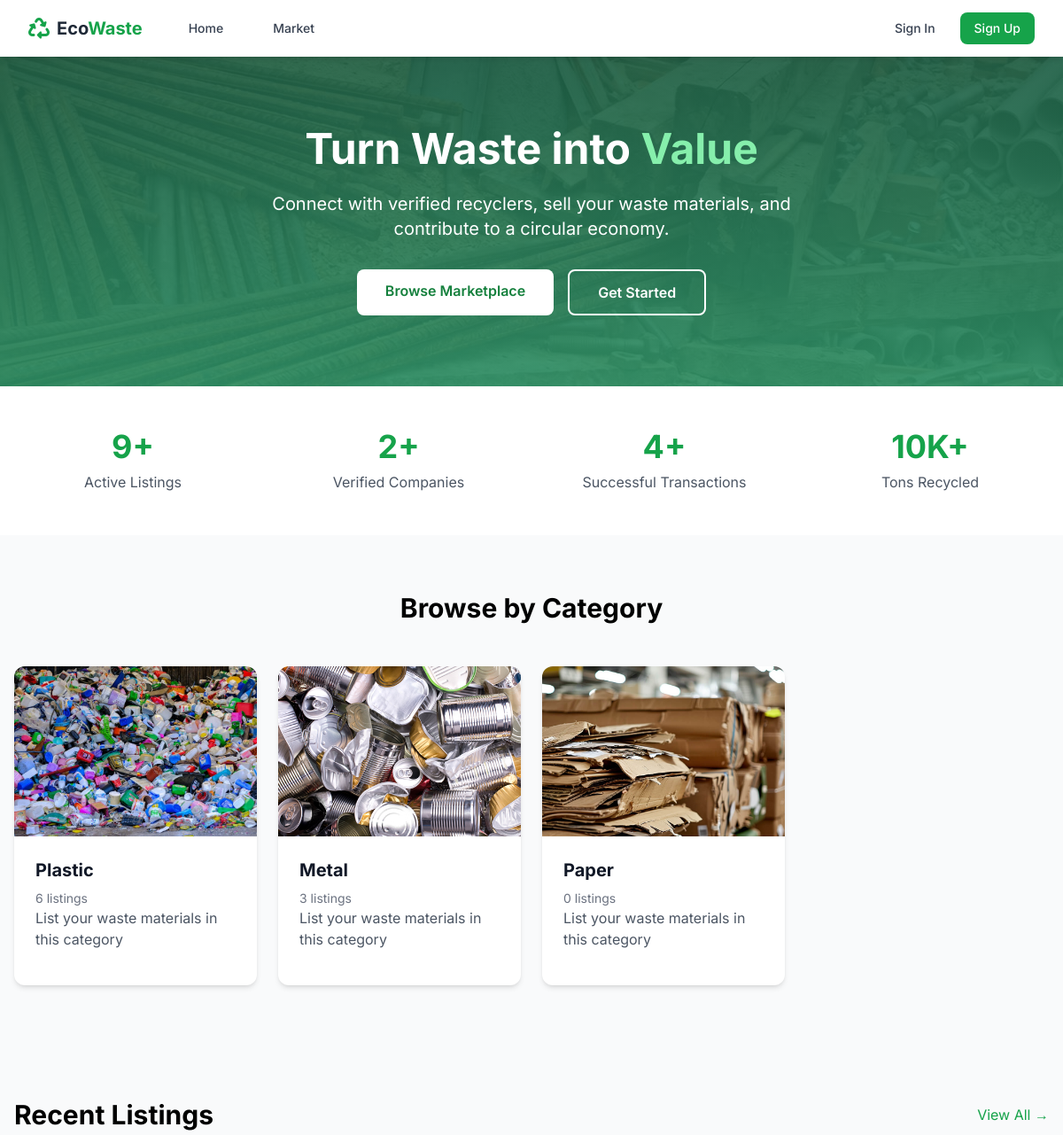
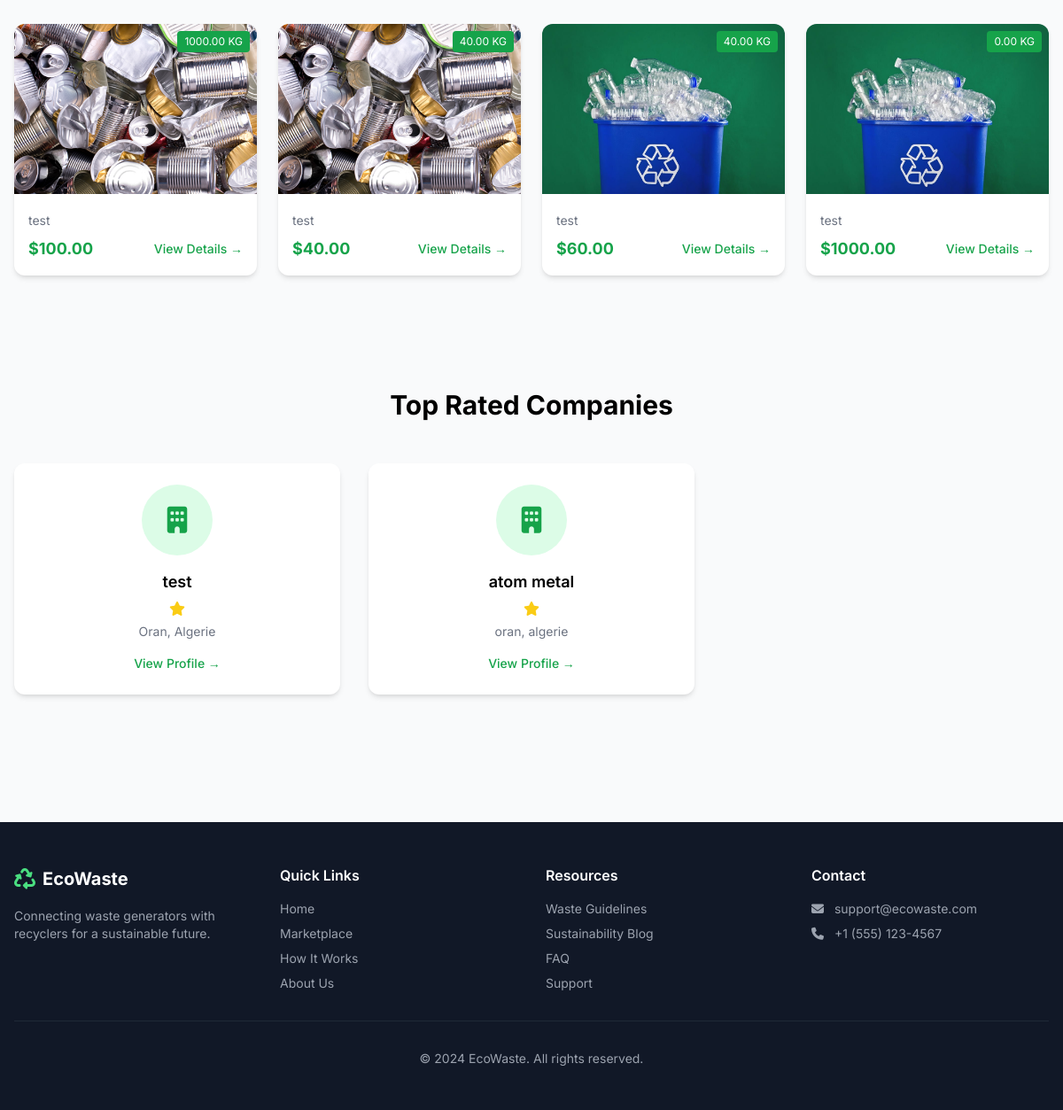
Before: / with the older database file (2 pictures, top to bottom).
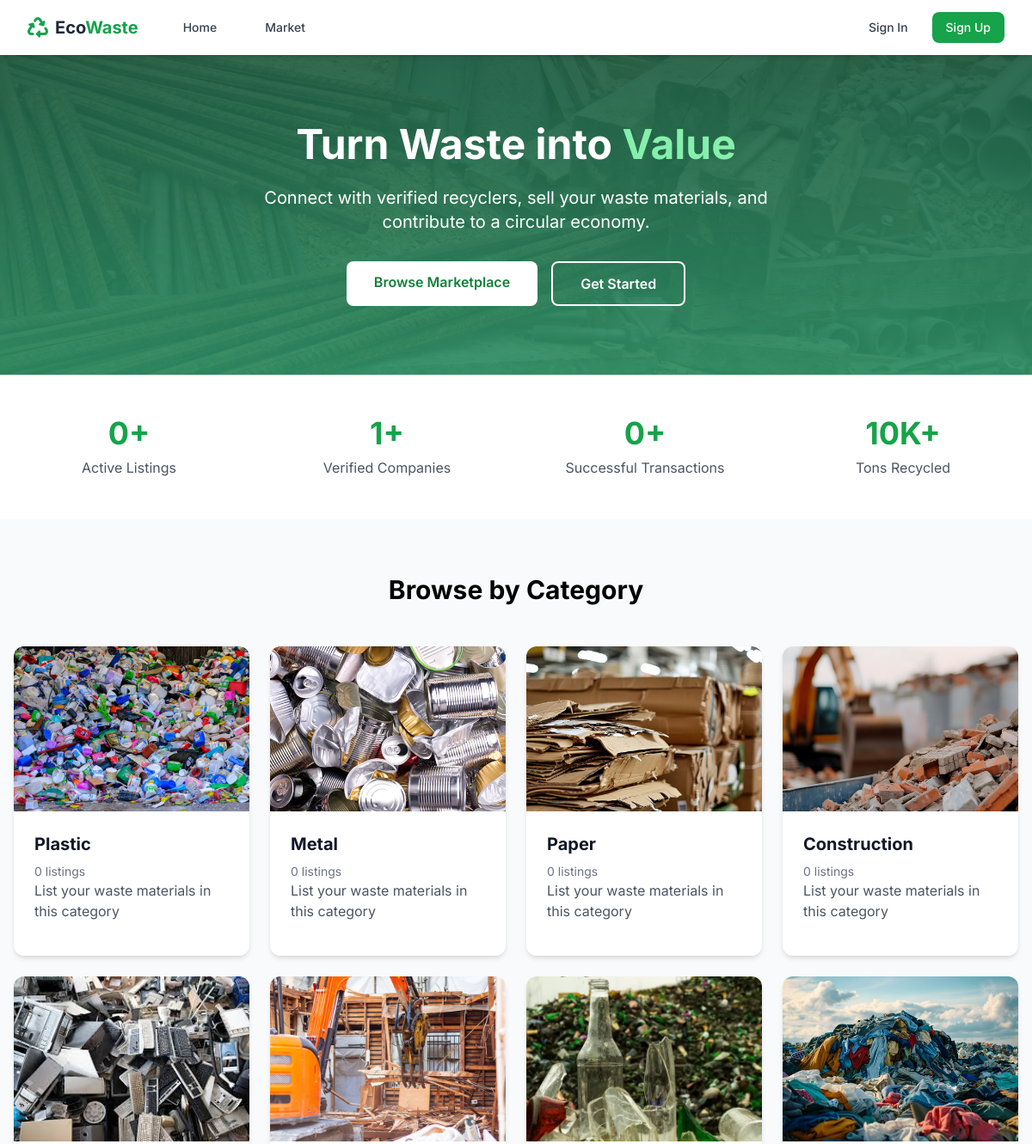
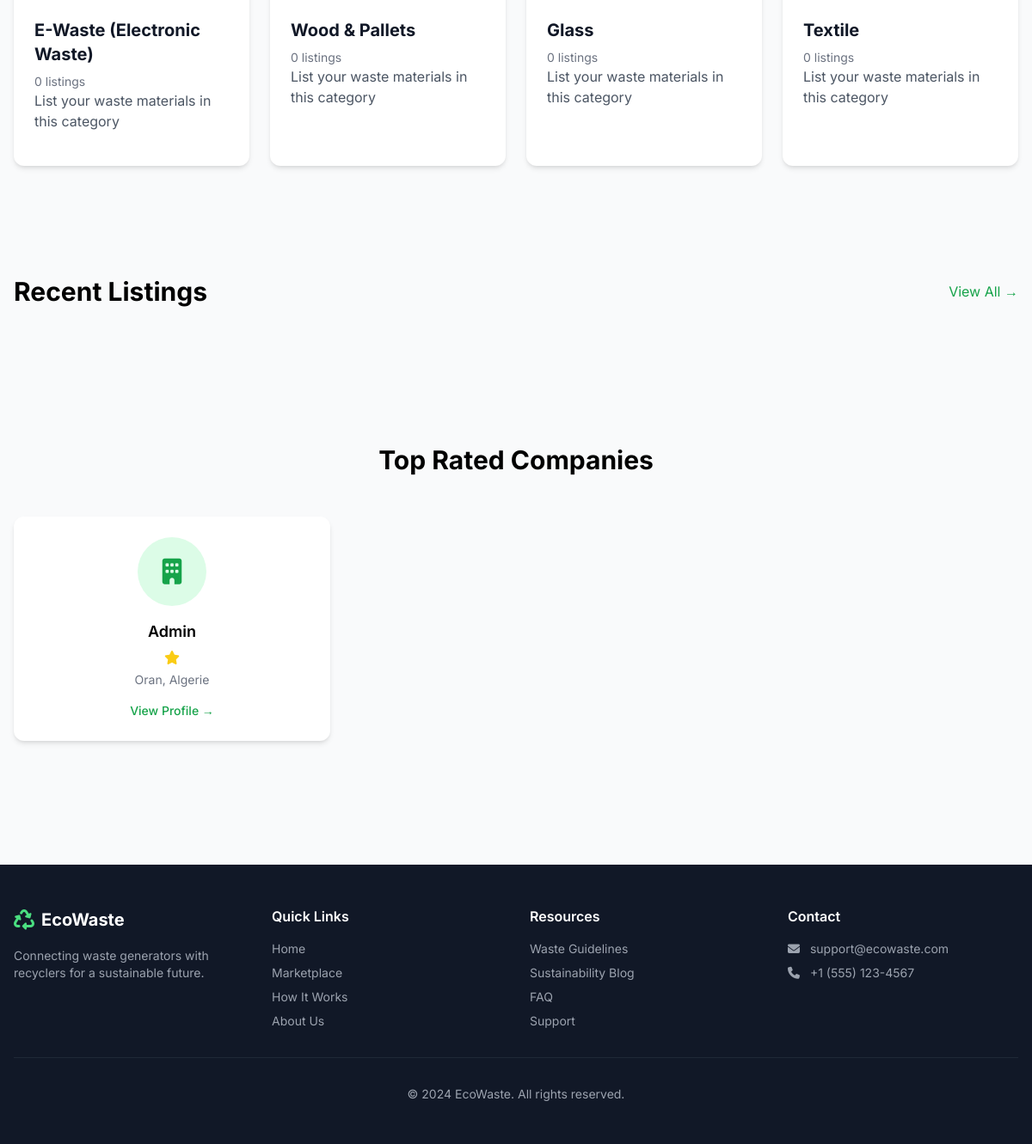
After: the same page with the newer database file (2 pictures, top to bottom).
### app/listings/models.py (models this page shows, shortened)
class Category(db.Model):
    id=db.Column(db.Integer(),primary_key=True)
    name=db.Column(db.String(length=30),nullable=False)
    Description=db.Column(db.String(length=300),nullable=False)
    default_image_url = db.Column(db.String(255))
    items=db.relationship("Item", back_populates="owned_category",lazy=True)
    qualities = db.relationship('Quality_attributes', back_populates='owned_quality',lazy=True)

class Item(db.Model):
    id=db.Column(db.Integer(),primary_key=True)
    company_id= db.Column(db.Integer(),db.ForeignKey('company.id'))
    category_id= db.Column(db.Integer(),db.ForeignKey('category.id'))
    user_id=db.Column(db.Integer(),db.ForeignKey('user.id'))
    name=db.Column(db.String(length=30),nullable=False)
    description=db.Column(db.String(length=1024))
    unit= db.Column(db.String(length=30),nullable=False)
    quantity= db.Column(db.Numeric(10,2),nullable=False)
    price_negotiable = db.Column(db.Boolean, default=True)
    minimum_order = db.Column(db.Numeric(10, 2), default=0)
    views=db.Column(db.Integer(),default=0)
    pickup_address=db.Column(db.String(length=30))
    pickup_city=db.Column(db.String(length=30))
    pickup_country=db.Column(db.String(length=30))
    sell_type=db.Column(db.String(length=30))
    price=db.Column(db.Numeric(10,2),nullable=False)
    status=db.Column(db.String(length=30),default="pending") #active/closed/sold/published/pending
    expires_at= db.Column(db.DateTime())
    created_at = db.Column(db.DateTime(timezone=True), server_default=db.func.now())
    images=db.relationship('Image',backref='owned_item',lazy=True)
    offers=db.relationship('Offer',backref='owned_item',lazy=True)
    owned_user = db.relationship("User", back_populates="items")
    owned_company = db.relationship("Company", back_populates="items")
    owned_category=db.relationship("Category",back_populates="items")
    offers = db.relationship('Offer', back_populates='item',lazy=True)
    transactions = db.relationship('Transaction', back_populates='listing',lazy=True)
    images = db.relationship('Image', back_populates='owned_image',lazy=True)
    qualities = db.relationship('Item_quality_values', back_populates='owned_item',lazy=True)
    reviews = db.relationship('Review', back_populates='item')

class Image(db.Model):
    id=db.Column(db.Integer(),primary_key=True)
    item_id= db.Column(db.Integer(),db.ForeignKey('item.id'))
    default=db.Column(db.Boolean(),default=False)
    uri=db.Column(db.String(length=30))
    created_at = db.Column(db.DateTime(timezone=True), server_default=db.func.now())
    owned_image = db.relationship('Item', back_populates='images',lazy=True)

### app/auth/models.py (models this page shows, shortened)
class Company(db.Model):
    id = db.Column(db.Integer(),primary_key=True)
    name = db.Column(db.String(length=30),nullable=False,unique=True)
    email = db.Column(db.String(200))
    phone = db.Column(db.String(50))
    website = db.Column(db.String(200))
    logo = db.Column(db.String(200))
    rating_avg= db.Column(db.Integer(),default=0)
    total_reviews=db.Column(db.Integer(),default=0)
    address = db.Column(db.String(length=30),nullable=False)
    country = db.Column(db.String(length=30),nullable=False)
    city = db.Column(db.String(length=30),nullable=False)
    company_type = db.Column(db.String(length=30),nullable=False) #generator, recycler, trader
    activity = db.Column(db.String(length=30),nullable=False)
    rc = db.Column(db.String(length=30))
    nif = db.Column(db.String(length=30))
    nis = db.Column(db.String(length=30))
    referal = db.Column(db.String(length=30))
    verified=db.Column(db.String(),default="pending")
    created_at = db.Column(db.DateTime(timezone=True), server_default=db.func.now())
    items = db.relationship('Item', back_populates='owned_company',lazy=True)
    users = db.relationship('User', back_populates='owned_company',lazy=True)
    buy_transactions=db.relationship('Transaction', back_populates='buyer_company',foreign_keys="Transaction.buyer_company_id",lazy=True)
    sell_transactions=db.relationship('Transaction', back_populates='seller_company',foreign_keys="Transaction.seller_company_id",lazy=True)
    offers = db.relationship("Offer",foreign_keys="Offer.sender_company_id",back_populates="sender_company",lazy=True)
    reviews = db.relationship('Review', back_populates='company')

### app/routes.py (the view)
@app.route("/")
def home():
    recent_listings=Item.query.order_by(desc(Item.created_at)).limit(4).all()
    categories=Category.query.all()
    featured_companies=Company.query.order_by(desc(Company.rating_avg)).limit(5).all()
    total_listings=Item.query.count()
    total_companies=Company.query.count()
    total_transactions=Transaction.query.count()
    return render_template('home.html',recent_listings=recent_listings,categories=categories,featured_companies=featured_companies,total_companies=total_companies,total_listings=total_listings,total_transactions=total_transactions)

### app/templates/home.html (shortened to what this page needs)
{% extends "base.html" %}
{% block content %}
<section class="gradient-bg text-white py-20">
    <div class="max-w-7xl mx-auto px-4 text-center">
        <h1 class="text-5xl font-bold mb-6">Turn Waste into <span class="text-green-300">Value</span></h1>
        <p class="text-xl mb-8 max-w-2xl mx-auto">Connect with verified recyclers, sell your waste materials, and contribute to a circular economy.</p>
        <div class="flex justify-center space-x-4">
            <a href="{{ url_for('listings.market_category') }}" class="bg-white text-green-700 px-8 py-3 rounded-lg font-semibold hover:bg-gray-100 transition">
                Browse Marketplace
            </a>
            {% if not current_user.is_authenticated %}
            <a href="{{ url_for('auth.signup') }}" class="border-2 border-white text-white px-8 py-3 rounded-lg font-semibold hover:bg-white hover:text-green-700 transition">
                Get Started
            </a>
            {% endif %}
        </div>
    </div>
</section>
<section class="py-12 bg-white">
    <div class="max-w-7xl mx-auto px-4">
        <div class="grid grid-cols-1 md:grid-cols-4 gap-8">
            <div class="text-center">
                <div class="text-4xl font-bold text-green-600">{{ total_listings }}+</div>
                <div class="text-gray-600 mt-2">Active Listings</div>
            </div>
            <div class="text-center">
                <div class="text-4xl font-bold text-green-600">{{ total_companies }}+</div>
                <div class="text-gray-600 mt-2">Verified Companies</div>
            </div>
            <div class="text-center">
                <div class="text-4xl font-bold text-green-600">{{ total_transactions }}+</div>
                <div class="text-gray-600 mt-2">Successful Transactions</div>
            </div>
            <div class="text-center">
                <div class="text-4xl font-bold text-green-600">10K+</div>
                <div class="text-gray-600 mt-2">Tons Recycled</div>
            </div>
        </div>
    </div>
</section>
<section class="py-16 bg-gray-50">
    <div class="max-w-7xl mx-auto px-4">
        <h2 class="text-3xl font-bold text-center mb-12">Browse by Category</h2>
        <div class="grid grid-cols-2 md:grid-cols-4 gap-6">
            {% for category in categories %}
            <a href="{{ url_for('listings.market', category_id=category.id) }}"
           class="group bg-white rounded-xl shadow-md hover:shadow-xl transition-all duration-300 overflow-hidden">
            <div class="relative h-48 bg-gradient-to-br from-green-50 to-gray-100">
                {% if category.default_image_url %}
                <img src="{{url_for('static',filename=category.default_image_url)}}" class="w-full h-full object-cover">
                {% else %}
                <div class="w-full h-full flex items-center justify-center">
                    <i class="fas {{ category.icon or 'fa-trash-alt' }} text-6xl text-green-500 group-hover:scale-110 transition-transform"></i>
                </div>
                {% endif %}
                <div class="absolute inset-0 bg-black bg-opacity-0 group-hover:bg-opacity-10 transition-all"></div>
            </div>
            <div class="p-6">
                <h3 class="text-xl font-bold text-gray-900 mb-2">{{ category.name }}</h3>
                <p class="text-sm text-gray-500 mt-1">{{ category.items|length }} listings</p>
                <p class="text-gray-600 mb-4">{{ category.description or 'List your waste materials in this category' }}</p>
            </div>
        </a>
            {% endfor %}
        </div>
    </div>
</section>
<section class="py-16">
    <div class="max-w-7xl mx-auto px-4">
        <div class="flex justify-between items-center mb-8">
            <h2 class="text-3xl font-bold">Recent Listings</h2>
            <a href="{{ url_for('listings.market_category') }}" class="text-green-600 hover:text-green-700">View All →</a>
        </div>
        <div class="grid grid-cols-1 md:grid-cols-3 lg:grid-cols-4 gap-6">
            {% for listing in recent_listings %}
            <div class="bg-white rounded-xl shadow-md overflow-hidden hover:shadow-lg transition">
                <div class="h-48 bg-gray-200 relative">
                    {% if listing.images[0] %}
                    <img src="{{ url_for('static',filename=listing.images[0].uri ) }}" class="w-full h-full object-cover">
                    {% else %}
                    <div class="w-full h-full bg-gradient-to-br from-gray-300 to-gray-400 flex items-center justify-center">
                        <i class="fas fa-recycle text-5xl text-gray-500"></i>
                    </div>
                    {% endif %}
                    <span class="absolute top-2 right-2 bg-green-600 text-white text-xs px-2 py-1 rounded">
                        {{ listing.quantity }} {{ listing.unit }}
                    </span>
                </div>
                <div class="p-4">
                    <p class="text-sm text-gray-500 mb-2">{{ listing.owned_company.name }}</p>
                    <div class="flex justify-between items-center">
                        {% if listing.price %}
                        <span class="text-lg font-bold text-green-600">${{ "%.2f"|format(listing.price) }}</span>
                        {% else %}
                        <span class="text-sm text-gray-500">Make Offer</span>
                        {% endif %}
                        <a href="{{ url_for('listings.detail', listing_id=listing.id) }}" class="text-green-600 hover:text-green-700 text-sm font-medium">
                            View Details →
                        </a>
                    </div>
                </div>
            </div>
            {% endfor %}
        </div>
    </div>
</section>
<section class="py-16 bg-gray-50">
    <div class="max-w-7xl mx-auto px-4">
        <h2 class="text-3xl font-bold text-center mb-12">Top Rated Companies</h2>
        <div class="grid grid-cols-1 md:grid-cols-3 gap-8">
            {% for company in featured_companies %}
            <div class="bg-white rounded-xl shadow-md p-6 text-center">
                {% if company.logo_url %}
                <img src="{{ company.logo_url }}" class="w-20 h-20 rounded-full mx-auto mb-4 object-cover">
                {% else %}
                <div class="w-20 h-20 bg-green-100 rounded-full flex items-center justify-center mx-auto mb-4">
                    <i class="fas fa-building text-3xl text-green-600"></i>
                </div>
                {% endif %}
                <h3 class="font-semibold text-lg">{{ company.name }}</h3>
                <div class="flex items-center justify-center mt-2">
                    <i class="fas fa-star text-yellow-400"></i>
                </div>
                <p class="text-sm text-gray-500 mt-2">{{ company.city }}, {{ company.country }}</p>
                <a href="#" class="mt-4 inline-block text-green-600 hover:text-green-700 text-sm font-medium">
                    View Profile →
                </a>
            </div>
            {% endfor %}
        </div>
    </div>
</section>
{% endblock %}

Changed rows visible on the page:
removed Item: uri (picture), quantity "1000.00", unit "KG", owned_company.name "test", price "100.00"
removed Item: uri (picture), quantity "40.00", unit "KG", owned_company.name "test", price "40.00"
removed Item: uri (picture), quantity "40.00", unit "KG", owned_company.name "test", price "60.00"
removed Item: uri (picture), quantity "0.00", unit "KG", owned_company.name "test", price "1000.00"
removed Company: name "test", city "Oran", country "Algerie"
removed Company: name "atom metal", city "oran", country "algerie"
changed Category "Plastic": items|length "6" → "0"
changed Category "Metal": items|length "3" → "0"
added Category: default_image_url (picture), name "Construction", items|length "0", description "List your waste materials in this category"
added Category: default_image_url (picture), name "E-Waste (Electronic Waste)", items|length "0", description "List your waste materials in this category"
added Category: default_image_url (picture), name "Wood & Pallets", items|length "0", description "List your waste materials in this category"
added Category: default_image_url (picture), name "Glass", items|length "0", description "List your waste materials in this category"
added Category: default_image_url (picture), name "Textile", items|length "0", description "List your waste materials in this category"
added Company: name "Admin", city "Oran", country "Algerie"
Other visible differences:
{{ total_listings }}: "9" → "0"
{{ total_companies }}: "2" → "1"
{{ total_transactions }}: "4" → "0"
